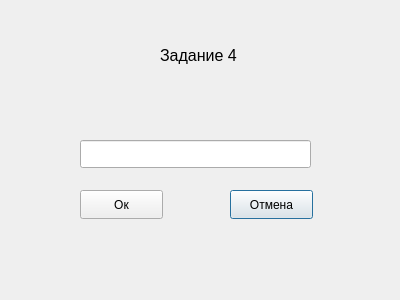
<?xml version="1.0" encoding="UTF-8"?>
<ui version="4.0">
 <class>task4</class>
 <widget class="QDialog" name="task4">
  <property name="geometry">
   <rect>
    <x>0</x>
    <y>0</y>
    <width>400</width>
    <height>300</height>
   </rect>
  </property>
  <property name="windowTitle">
   <string>Dialog</string>
  </property>
  <widget class="QPushButton" name="pushButton_Task4_Cancel">
   <property name="geometry">
    <rect>
     <x>230</x>
     <y>190</y>
     <width>83</width>
     <height>29</height>
    </rect>
   </property>
   <property name="text">
    <string>Отмена</string>
   </property>
  </widget>
  <widget class="QLineEdit" name="lineEdit_Task4">
   <property name="geometry">
    <rect>
     <x>80</x>
     <y>140</y>
     <width>231</width>
     <height>28</height>
    </rect>
   </property>
  </widget>
  <widget class="QLabel" name="label_Task4">
   <property name="geometry">
    <rect>
     <x>160</x>
     <y>40</y>
     <width>101</width>
     <height>31</height>
    </rect>
   </property>
   <property name="text">
    <string>&lt;html&gt;&lt;head/&gt;&lt;body&gt;&lt;p&gt;&lt;span style=&quot; font-size:12pt;&quot;&gt;Задание 4&lt;/span&gt;&lt;/p&gt;&lt;/body&gt;&lt;/html&gt;</string>
   </property>
  </widget>
  <widget class="QPushButton" name="pushButton_Task4_Ok">
   <property name="geometry">
    <rect>
     <x>80</x>
     <y>190</y>
     <width>83</width>
     <height>29</height>
    </rect>
   </property>
   <property name="text">
    <string>Ок</string>
   </property>
  </widget>
 </widget>
 <resources/>
 <connections/>
</ui>
